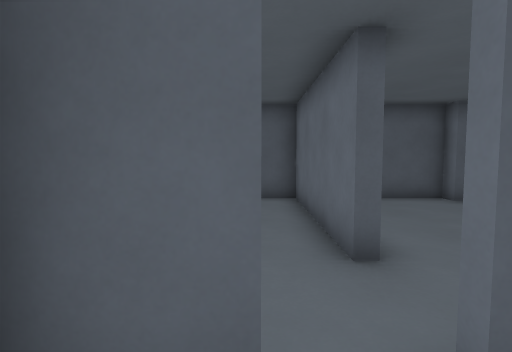
view 1 (above)

24 first-person views from a walk through a Godot game level. The camera is 1.4 m above the floor, tilts 4° down and sees 80° across. The floor is counted in squares, 1 m on a side. Each view is taken from the middle of a square. On the plan, view 1 faces up. The plan holds only what a view shows up to about 14 squares ahead; the rest is blank. Characters and animated objects are not drawn.

view 2
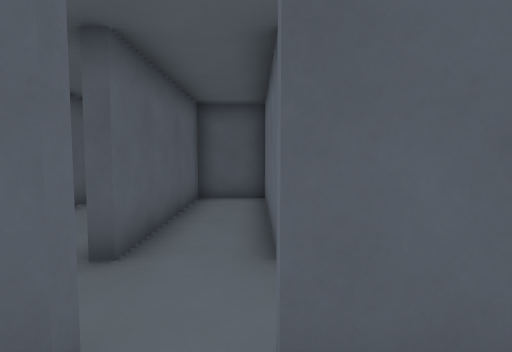

view 3
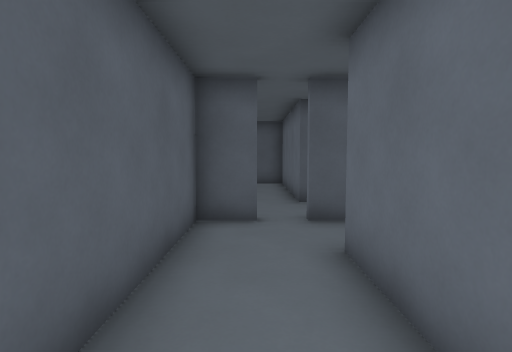

view 4
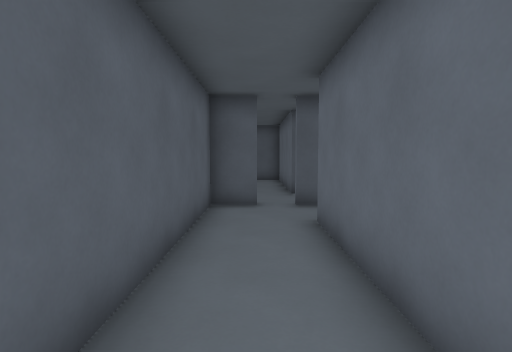

view 5
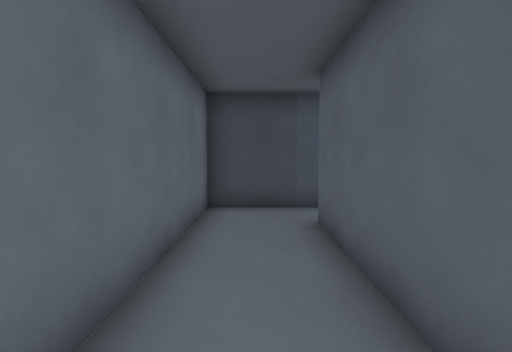

view 6
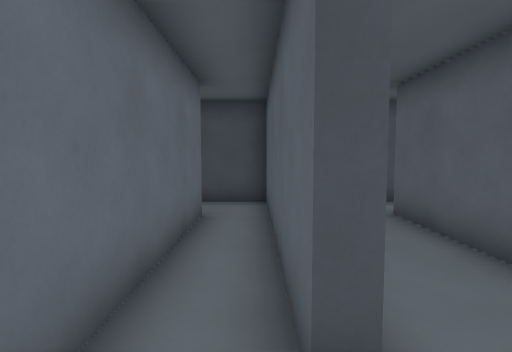

view 7
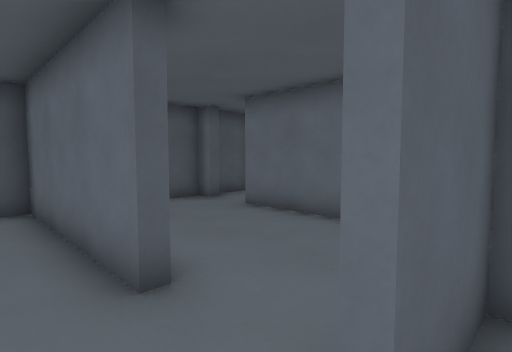

view 8
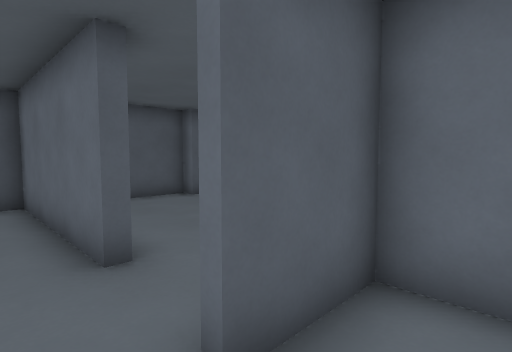

view 9
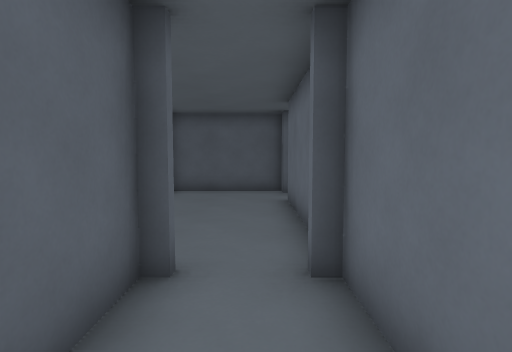

view 10
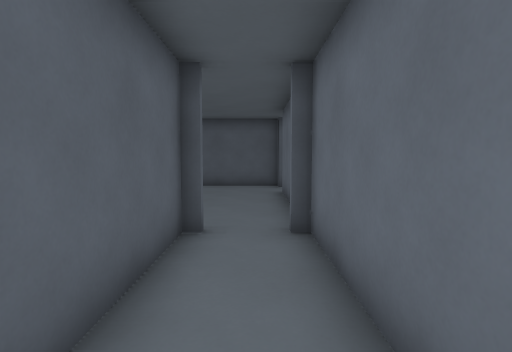

view 11
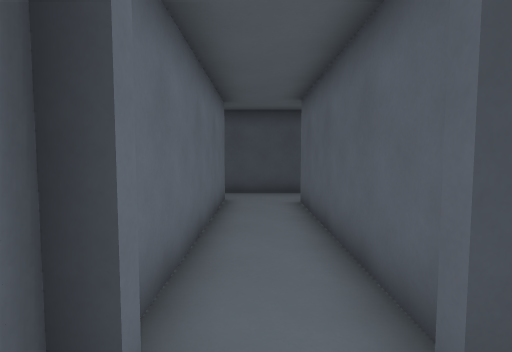

view 12
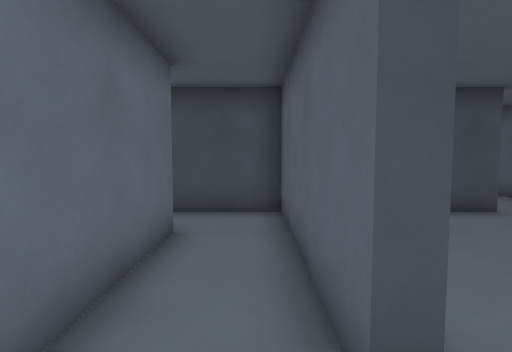

view 13
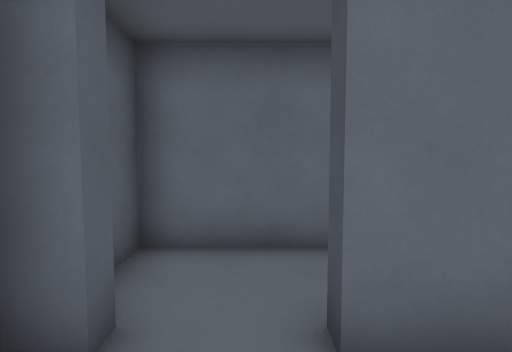

view 14
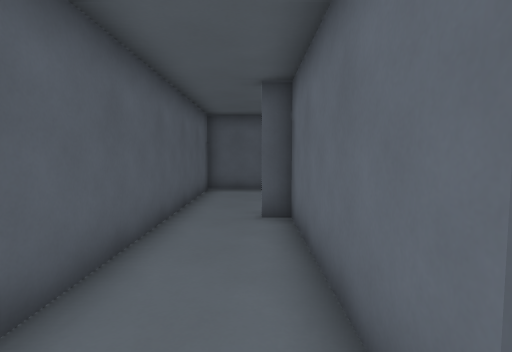

view 15
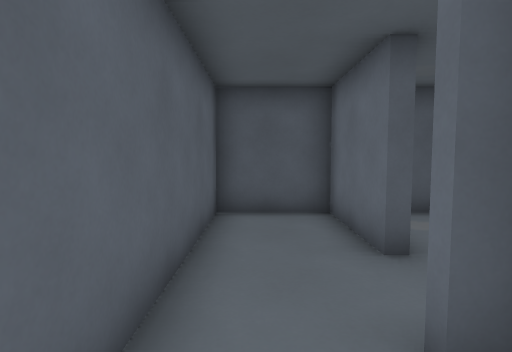

view 16
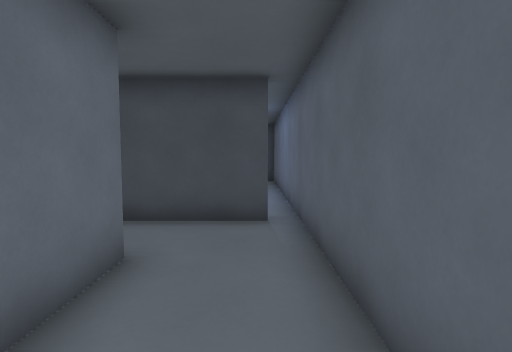

view 17
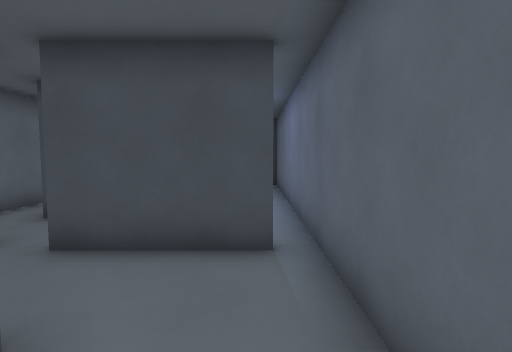

view 18
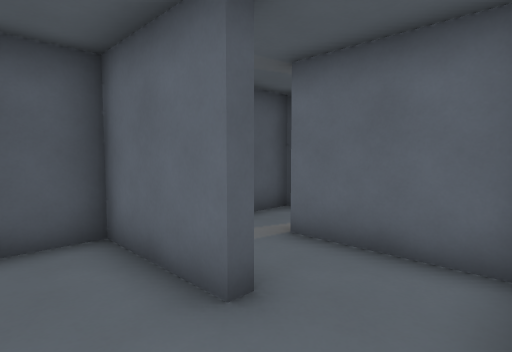

view 19
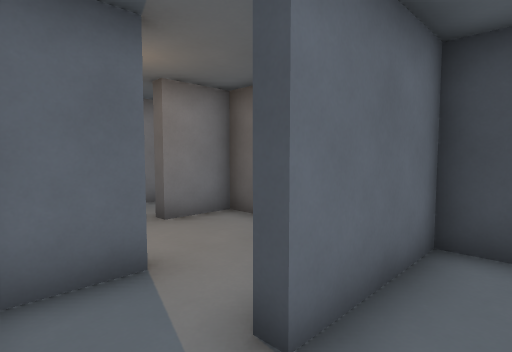

view 20
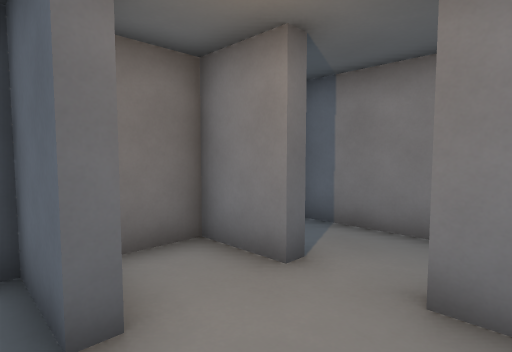

view 21
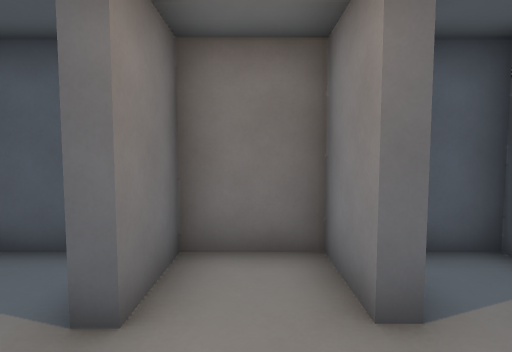

view 22
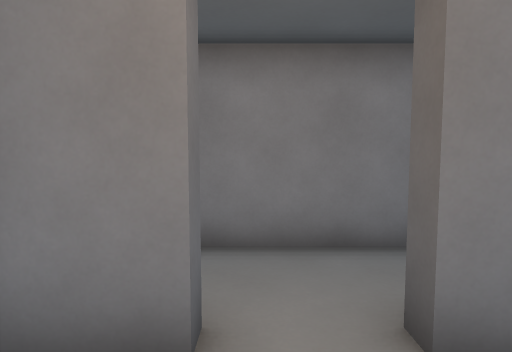

view 23
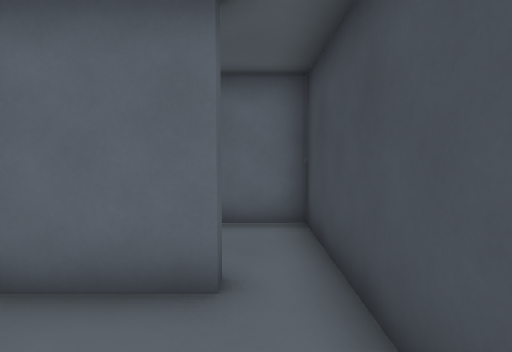

view 24
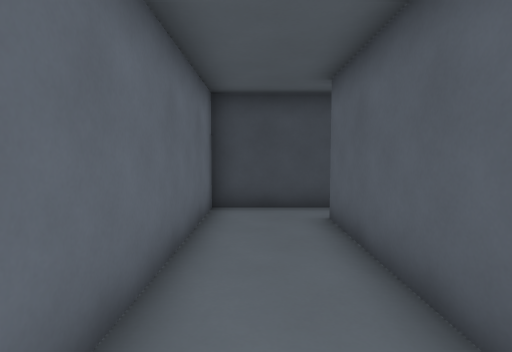

### Floor plan
Ten units are one square. View 1 is at (0, 0); x grows to the right and y downward. Boxes are objects, and circles mark ways between rooms. Rooms are numbered by the first view taken in them; rooms with no view inside come last. Other rooms are left out.
<svg viewBox="-45 -158 142 243">
<path fill="none" stroke="#000" d="M1 -14 -13 -14 -13 62M-21 80 13 80 13 7M13 7 17 7 17 76M33 61 33 -14 10 -14M16 80 36 80M37 -14 37 61M60 -36 60 -74M10 -16 22 -16M60 -97 18 -97M60 66 60 -15M36 80 55 80M60 -74 64 -74 64 -16 91 -16M85 -34 85 -97 68 -97M65 -91 60 -91 60 -97M-12 -122 -12 -153 -40 -153 -40 -21M-12 -39 -12 -97 -19 -97M-34 -16 -14 -16M13 -124 13 -134M60 -134 60 -153 39 -153 39 -134 35 -134 35 -153 8 -153M13 -134 18 -134M51 -100 60 -100 60 -118M64 18 64 66 60 66M55 80 92 80 92 12M18 -39 13 -39 13 -97 -9 -97 -9 -39 -12 -39M-14 -16 1 -16M65 -134 60 -134M60 -118 65 -118M85 -106 85 -153 74 -153M-8 -122 -12 -122M4 -100 13 -100 13 -124"/>
<circle cx="20" cy="-5" r="3" fill="#2a7"/>
<circle cx="5" cy="-20" r="3" fill="#2a7"/>
<circle cx="40" cy="70" r="3" fill="#2a7"/>
<circle cx="60" cy="-85" r="3" fill="#2a7"/>
<circle cx="60" cy="70" r="3" fill="#2a7"/>
<circle cx="20" cy="-30" r="3" fill="#2a7"/>
<circle cx="-10" cy="-30" r="3" fill="#2a7"/>
<circle cx="-10" cy="-115" r="3" fill="#2a7"/>
<circle cx="20" cy="-145" r="3" fill="#2a7"/>
<circle cx="5" cy="-130" r="3" fill="#2a7"/>
<circle cx="60" cy="-125" r="3" fill="#2a7"/>
<text x="0" y="30">1</text>
<text x="30" y="20">2</text>
<text x="40" y="-30">3</text>
<text x="70" y="-60">4</text>
<text x="-30" y="-90">5</text>
<text x="0" y="-140">6</text>
<text x="40" y="-130">7</text>
<text x="70" y="30">8</text>
<text x="0" y="-60">9</text>
<text x="70" y="-130">10</text>
<text x="0" y="-120">11</text>
</svg>
Room 1 opens to room 2. Room 1 opens to room 9. Room 2 opens to room 3. Room 3 opens to room 4. Room 3 opens to room 8. Room 3 opens to room 9. Room 5 opens to room 9. Room 5 opens to room 11. Room 6 opens to room 7. Room 6 opens to room 11. Room 7 opens to room 10.

Where each view was taken, in squares from view 1:
view 1: 0 up, 0 right, facing up
view 2: 0 up, 1 right, facing up
view 3: 5 down, 0 right, facing up
view 4: 7 down, 0 right, facing up
view 5: 0 up, 0 right, facing down
view 6: 1 up, 2 right, facing down
view 7: 1 up, 0 right, facing up-right
view 8: 0 up, 0 right, facing up-right
view 9: 2 down, 5 right, facing up
view 10: 4 down, 5 right, facing up
view 11: 3 up, 5 right, facing down
view 12: 9 up, 7 right, facing down
view 13: 8 up, 4 right, facing right
view 14: 3 up, 2 left, facing up
view 15: 8 up, 3 left, facing up
view 16: 8 up, 3 left, facing down
view 17: 6 up, 3 left, facing down
view 18: 10 up, 3 left, facing up-right
view 19: 15 up, 0 right, facing down-right
view 20: 11 up, 3 right, facing up-right
view 21: 11 up, 5 right, facing up
view 22: 13 up, 4 right, facing right
view 23: 7 down, 3 right, facing right
view 24: 0 up, 8 right, facing down
